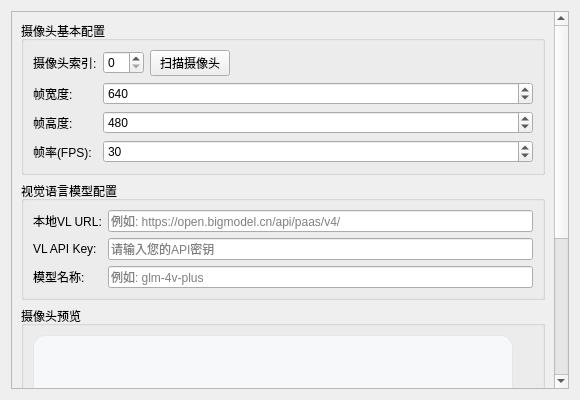
<?xml version="1.0" encoding="UTF-8"?>
<ui version="4.0">
 <class>CameraWidget</class>
 <widget class="QWidget" name="CameraWidget">
  <property name="geometry">
   <rect>
    <x>0</x>
    <y>0</y>
    <width>580</width>
    <height>400</height>
   </rect>
  </property>
  <property name="windowTitle">
   <string>摄像头</string>
  </property>
  <layout class="QVBoxLayout" name="verticalLayout">
   <item>
    <widget class="QScrollArea" name="scrollArea">
     <property name="widgetResizable">
      <bool>true</bool>
     </property>
     <widget class="QWidget" name="scrollAreaWidgetContents">
      <property name="geometry">
       <rect>
        <x>0</x>
        <y>0</y>
        <width>578</width>
        <height>380</height>
       </rect>
      </property>
      <layout class="QVBoxLayout" name="contentLayout">
       <item>
        <widget class="QGroupBox" name="camera_basic_group">
         <property name="title">
          <string>摄像头基本配置</string>
         </property>
         <layout class="QFormLayout" name="basic_layout">
          <item row="0" column="0">
           <widget class="QLabel" name="label_camera_index">
            <property name="text">
             <string>摄像头索引:</string>
            </property>
           </widget>
          </item>
          <item row="0" column="1">
           <layout class="QHBoxLayout" name="camera_index_layout">
            <item>
             <widget class="QSpinBox" name="camera_index_spin">
              <property name="minimum">
               <number>0</number>
              </property>
              <property name="maximum">
               <number>10</number>
              </property>
             </widget>
            </item>
            <item>
             <widget class="QPushButton" name="scan_camera_btn">
              <property name="text">
               <string>扫描摄像头</string>
              </property>
             </widget>
            </item>
            <item>
             <spacer name="horizontalSpacer">
              <property name="orientation">
               <enum>Qt::Horizontal</enum>
              </property>
              <property name="sizeHint" stdset="0">
               <size>
                <width>40</width>
                <height>20</height>
               </size>
              </property>
             </spacer>
            </item>
           </layout>
          </item>
          <item row="1" column="0">
           <widget class="QLabel" name="label_frame_width">
            <property name="text">
             <string>帧宽度:</string>
            </property>
           </widget>
          </item>
          <item row="1" column="1">
           <widget class="QSpinBox" name="frame_width_spin">
            <property name="minimum">
             <number>320</number>
            </property>
            <property name="maximum">
             <number>3840</number>
            </property>
            <property name="singleStep">
             <number>160</number>
            </property>
            <property name="value">
             <number>640</number>
            </property>
           </widget>
          </item>
          <item row="2" column="0">
           <widget class="QLabel" name="label_frame_height">
            <property name="text">
             <string>帧高度:</string>
            </property>
           </widget>
          </item>
          <item row="2" column="1">
           <widget class="QSpinBox" name="frame_height_spin">
            <property name="minimum">
             <number>240</number>
            </property>
            <property name="maximum">
             <number>2160</number>
            </property>
            <property name="singleStep">
             <number>120</number>
            </property>
            <property name="value">
             <number>480</number>
            </property>
           </widget>
          </item>
          <item row="3" column="0">
           <widget class="QLabel" name="label_fps">
            <property name="text">
             <string>帧率(FPS):</string>
            </property>
           </widget>
          </item>
          <item row="3" column="1">
           <widget class="QSpinBox" name="fps_spin">
            <property name="minimum">
             <number>1</number>
            </property>
            <property name="maximum">
             <number>60</number>
            </property>
            <property name="value">
             <number>30</number>
            </property>
           </widget>
          </item>
         </layout>
        </widget>
       </item>
       <item>
        <widget class="QGroupBox" name="vl_group">
         <property name="title">
          <string>视觉语言模型配置</string>
         </property>
         <layout class="QFormLayout" name="vl_layout">
          <item row="0" column="0">
           <widget class="QLabel" name="label_local_vl_url">
            <property name="text">
             <string>本地VL URL:</string>
            </property>
           </widget>
          </item>
          <item row="0" column="1">
           <widget class="QLineEdit" name="local_vl_url_edit">
            <property name="placeholderText">
             <string>例如: https://open.bigmodel.cn/api/paas/v4/</string>
            </property>
           </widget>
          </item>
          <item row="1" column="0">
           <widget class="QLabel" name="label_vl_api_key">
            <property name="text">
             <string>VL API Key:</string>
            </property>
           </widget>
          </item>
          <item row="1" column="1">
           <widget class="QLineEdit" name="vl_api_key_edit">
            <property name="echoMode">
             <enum>QLineEdit::Password</enum>
            </property>
            <property name="placeholderText">
             <string>请输入您的API密钥</string>
            </property>
           </widget>
          </item>
          <item row="2" column="0">
           <widget class="QLabel" name="label_models">
            <property name="text">
             <string>模型名称:</string>
            </property>
           </widget>
          </item>
          <item row="2" column="1">
           <widget class="QLineEdit" name="models_edit">
            <property name="placeholderText">
             <string>例如: glm-4v-plus</string>
            </property>
           </widget>
          </item>
         </layout>
        </widget>
       </item>
       <item>
        <widget class="QGroupBox" name="preview_group">
         <property name="title">
          <string>摄像头预览</string>
         </property>
         <layout class="QVBoxLayout" name="preview_layout">
          <item>
           <widget class="QLabel" name="preview_label">
            <property name="minimumSize">
             <size>
              <width>320</width>
              <height>240</height>
             </size>
            </property>
            <property name="maximumSize">
             <size>
              <width>480</width>
              <height>360</height>
             </size>
            </property>
            <property name="styleSheet">
             <string>border: 1px solid #e5e6eb; border-radius: 12px; background-color: #f7f8fa; color: #86909c;</string>
            </property>
            <property name="text">
             <string>摄像头预览区域
点击刷新预览或更改摄像头索引</string>
            </property>
            <property name="alignment">
             <set>Qt::AlignCenter</set>
            </property>
           </widget>
          </item>
          <item>
           <layout class="QHBoxLayout" name="preview_controls_layout">
            <item>
             <widget class="QPushButton" name="start_preview_btn">
              <property name="text">
               <string>开始预览</string>
              </property>
             </widget>
            </item>
            <item>
             <widget class="QPushButton" name="stop_preview_btn">
              <property name="text">
               <string>停止预览</string>
              </property>
              <property name="enabled">
               <bool>false</bool>
              </property>
             </widget>
            </item>
            <item>
             <spacer name="preview_spacer">
              <property name="orientation">
               <enum>Qt::Horizontal</enum>
              </property>
              <property name="sizeHint" stdset="0">
               <size>
                <width>40</width>
                <height>20</height>
               </size>
              </property>
             </spacer>
            </item>
           </layout>
          </item>
         </layout>
        </widget>
       </item>
       <item>
        <spacer name="verticalSpacer">
         <property name="orientation">
          <enum>Qt::Vertical</enum>
         </property>
         <property name="sizeHint" stdset="0">
          <size>
           <width>20</width>
           <height>20</height>
          </size>
         </property>
        </spacer>
       </item>
      </layout>
     </widget>
    </widget>
   </item>
  </layout>
 </widget>
 <resources/>
 <connections/>
</ui>
